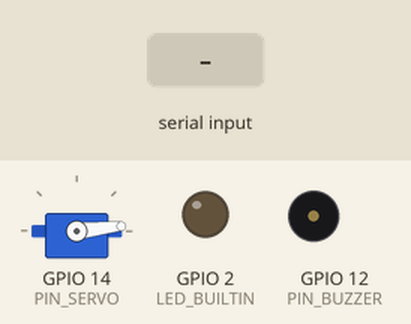
Simulated run of this sketch. Board: ESP8266 (NodeMCU). Shown: servo, output pins drawn as LEDs (lit = HIGH, except the on-board LED, lit = LOW), buzzer (waves = sounding, pin HIGH). The test bench sets the inputs (shaded band). WiFi joins after 1.5 s; servers stay silent unless stated; what the sketch prints to the serial monitor is not drawn.

Above: at 2.7 s.
2.8 s: "danger" received over Serial
At 2.87 s:
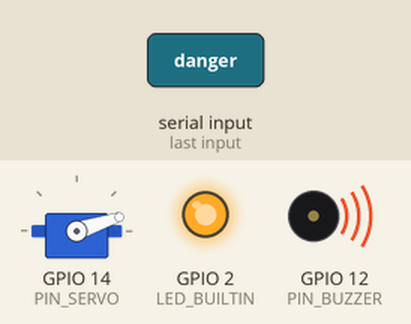
5.8 s: "warn" received over Serial
At 8.24 s:
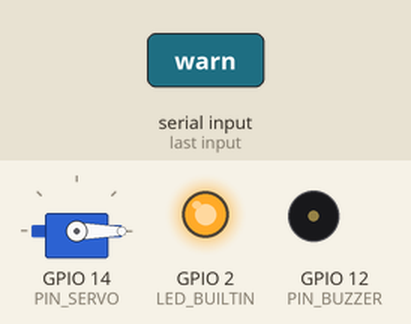
8.8 s: "u" received over Serial
At 9.6 s:
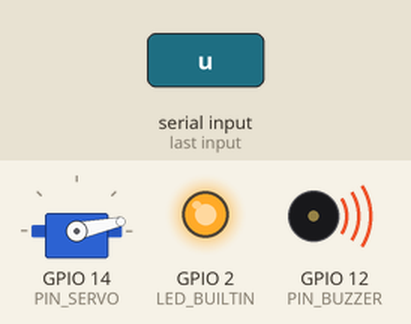
10.3 s: "w" received over Serial
At 13.94 s:
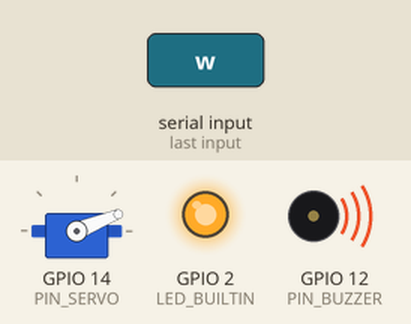
Timing chart, 0 to 14.3 s (numbered marks = the images above; inputs shaded):
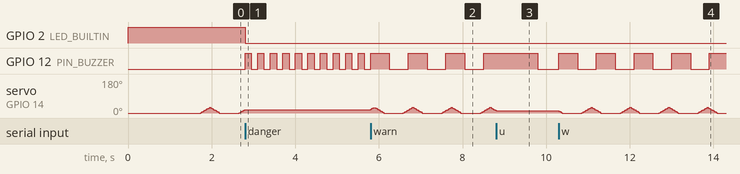

The sketch:

alert_node.ino
```cpp
#include <ESP8266WiFi.h>
#include <ESP8266WebServer.h>
#include <ArduinoJson.h>
#include <Servo.h>
#include "secrets.h"

#define PIN_SERVO  14   // D5
#define PIN_BUZZER 12   // D6

const int CENTER = 0;   // 포크가 수평일 때 각도
const int SWING  = 30;   // 위아래 흔들 폭 (±20°, 30 넘기지 말 것)
const int MIN_DEG = CENTER - SWING, MAX_DEG = CENTER + SWING;
const int STEP_DEG = 2;                  // 한 번에 움직이는 각도
const unsigned long STEP_MS = 15;        // 움직이는 간격 (작을수록 빠름)
const unsigned long WARN_BEEP_MS   = 450;  // warn: 느린 경보 (포크는 계속 움직임)
const unsigned long DANGER_BEEP_MS = 150;  // danger: 빠른 경보 + 포크 정지
const unsigned long UNKNOWN_BEEP_MS = 1000; // unknown: 긴 경보 + 포크 정지 (센서·판단이 끊김)

ESP8266WebServer server(80);
Servo motor;
int mode = 0;                            // 0 safe, 1 warn, 2 danger, 3 unknown
bool beepOn = false;
int deg = MIN_DEG, dir = 1;
unsigned long lastStep = 0, lastBeep = 0;

void setLed(bool on) { digitalWrite(LED_BUILTIN, on ? LOW : HIGH); }  // LOW가 켜짐

void setMode(int m) {
  if (m == mode) return;                       // 같은 상태가 다시 오면 무시
  mode = m;
  setLed(m > 0);
  beepOn = false; lastBeep = 0;
  digitalWrite(PIN_BUZZER, LOW);
  const char* names[] = {"SAFE: 포크 동작, 부저 OFF", "WARN: 포크 동작, 느린 경보", "DANGER: 포크 정지, 빠른 경보",
                         "UNKNOWN: 포크 정지, 긴 경보 (센서·판단 끊김)"};
  Serial.println(names[m]);
}

// alert level → mode. 모르는 값(unknown, 빈 값 포함)은 알 수 없음으로 보고 멈춘다.
int levelToMode(const String& level) {
  if (level == "safe") return 0;
  if (level == "warn") return 1;
  if (level == "danger") return 2;
  return 3;
}

// tinyIoT 알림 수신 (구독 확인 요청 + alert 새 데이터)
void handleNotify() {
  String body = server.arg("plain");
  Serial.println("수신: " + body);
  server.sendHeader("X-M2M-RSC", "2000");   // oneM2M 성공 응답
  server.send(200);

  JsonDocument doc;
  if (deserializeJson(doc, body)) return;
  JsonVariant sgn = doc["m2m:sgn"];
  if (sgn["vrq"] | false) return;            // 구독 확인 요청이면 응답만 하고 끝
  JsonVariant cin = sgn["nev"]["rep"]["m2m:cin"];
  if (cin.isNull()) return;                  // 새 데이터 알림이 아니면 무시

  JsonVariant con = cin["con"];
  String level;
  if (con.is<const char*>()) {               // con이 문자열로 온 경우
    JsonDocument c;
    deserializeJson(c, con.as<const char*>());
    level = c["level"] | "";
  } else {
    level = con["level"] | "";
  }
  Serial.println("level = " + level);
  setMode(levelToMode(level));               // unknown이면 danger처럼 포크를 멈춘다
}

void setup() {
  Serial.begin(115200);
  pinMode(LED_BUILTIN, OUTPUT);
  pinMode(PIN_BUZZER, OUTPUT);
  digitalWrite(PIN_BUZZER, LOW);
  setLed(false);
  motor.attach(PIN_SERVO, 500, 2400);        // SG90 펄스 범위
  motor.write(deg);

  WiFi.mode(WIFI_STA);
  WiFi.setSleepMode(WIFI_NONE_SLEEP);
  WiFi.begin(WIFI_SSID, WIFI_PASS);
  while (WiFi.status() != WL_CONNECTED) { delay(500); Serial.print("."); }
  Serial.print("\nIP: ");
  Serial.println(WiFi.localIP());

  server.on("/notify", HTTP_POST, handleNotify);
  server.begin();
}

void loop() {
  server.handleClient();

  if (Serial.available()) {                  // 시험용: 시리얼 모니터에서 d / w / s / u
    char c = Serial.read();
    if (c == 'd') setMode(2);
    else if (c == 'w') setMode(1);
    else if (c == 's') setMode(0);
    else if (c == 'u') setMode(3);
  }

  unsigned long now = millis();
  if (mode < 2 && now - lastStep >= STEP_MS) {   // safe·warn만 포크 왕복 (danger·unknown은 정지)
    lastStep = now;
    deg += dir * STEP_DEG;
    if (deg >= MAX_DEG || deg <= MIN_DEG) {
      deg = constrain(deg, MIN_DEG, MAX_DEG);
      dir = -dir;
    }
    motor.write(deg);
  }
  unsigned long beepMs = mode == 3 ? UNKNOWN_BEEP_MS : mode == 2 ? DANGER_BEEP_MS : WARN_BEEP_MS;
  if (mode > 0 && now - lastBeep >= beepMs) {  // warn·danger·unknown: 부저
    lastBeep = now;
    beepOn = !beepOn;
    digitalWrite(PIN_BUZZER, beepOn ? HIGH : LOW);
  }
}
```

secrets.example.h
```cpp
#define WIFI_SSID "<WIFI_SSID>"
#define WIFI_PASS "<WIFI_PASSWORD>"
// Worker node only: Pi MN-CSE URL. Replace with the current Pi address.
#define CSE_HOST "http://<PI_IP>:3000"
```

Measured:
- after the input at 2.8 s, GPIO 2 (LED_BUILTIN): HIGH → LOW at once; GPIO 12 (PIN_BUZZER): alternates HIGH for 0.15 s and LOW for 0.15 s, starting at once; servo on GPIO 14 (PIN_SERVO): stops changing and stays 18°
- after the input at 8.8 s, servo on GPIO 14 (PIN_SERVO): goes on until 8.8 s, then stays 12°
